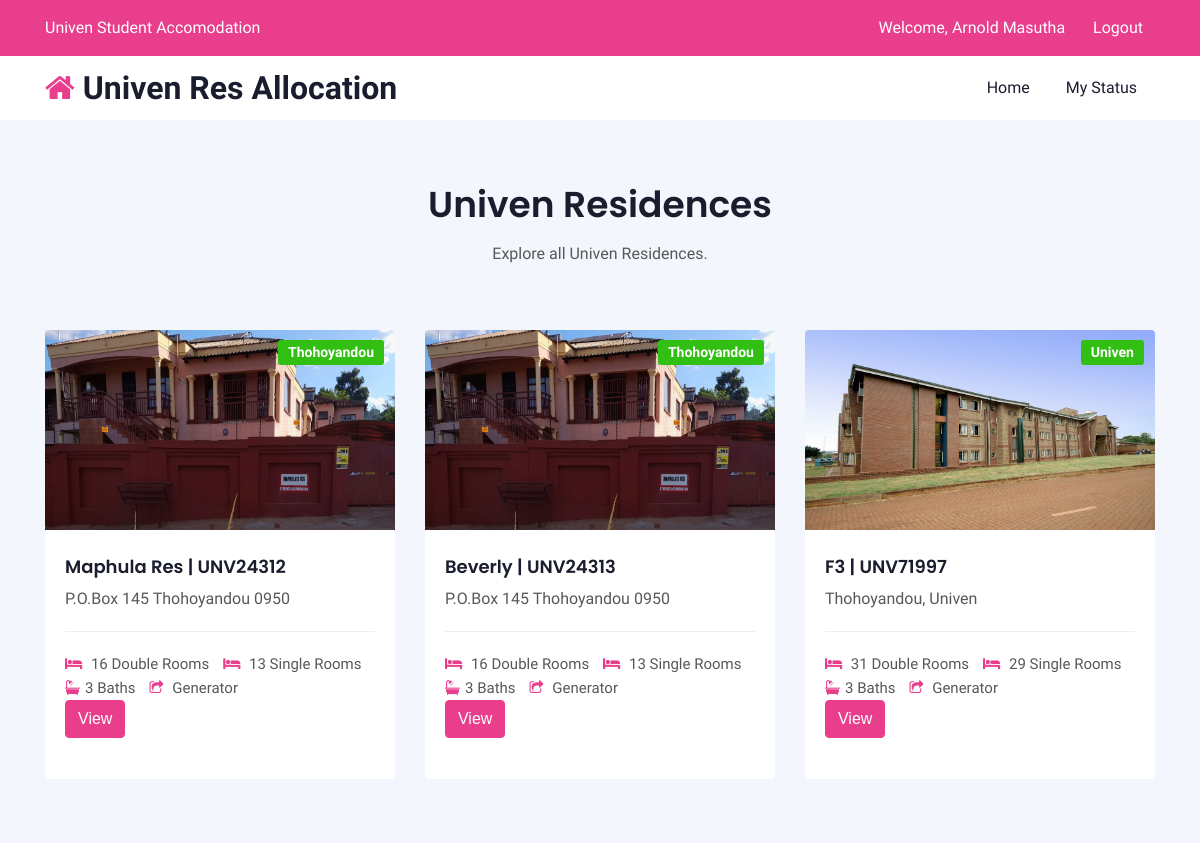
Screenshot of /home.php (signed in) with the database file from the repository.
### tables this page shows
CREATE TABLE `residences` (
  `id` int(11) NOT NULL,
  `residenceId` varchar(10) NOT NULL,
  `resName` varchar(100) NOT NULL,
  `address` varchar(200) NOT NULL,
  `location` varchar(100) NOT NULL,
  `rooms` int(11) NOT NULL,
  `singlesRoom` int(11) NOT NULL,
  `doubleRoom` int(11) NOT NULL,
  `buses` tinyint(1) NOT NULL,
  `extras` text DEFAULT NULL,
  `mainImage` varchar(200) NOT NULL,
  `otherImages` text DEFAULT NULL,
  `rules` text DEFAULT NULL,
  `contact` varchar(255) NOT NULL,
  `date_created` timestamp NOT NULL DEFAULT current_timestamp() ON UPDATE current_timestamp()
);

### home.php (the view, shortened to what this page needs)
<?php
$user = $_SESSION['user'];
?>
<!doctype html>
<html lang="en">
<head>
    <link rel="stylesheet" href="assets/css/style-starter.css">
</head>
<body>
<section class="w3l-top-menu-1">
    <div class="top-hd">
        <div class="container">
            <header class="row">
                <div class="social-top col-lg-3 col-6">
                    <li>Univen Student Accomodation</li>
                </div>
                <div class="accounts col-lg-9 col-6">
                    <li class="top_li">Welcome, <?php echo $user['fname'] . ' ' . $user['lname']; ?></li>
                    <li class="top_li2"><a href="logout">Logout</a></li>
                </div>
            </header>
        </div>
    </div>
</section>
<section class="w3l-bootstrap-header">
    <nav class="navbar navbar-expand-lg navbar-light py-lg-2 py-2">
        <div class="container">
            <a class="navbar-brand" href="home"><span class="fa fa-home"></span> Univen Res Allocation</a>
            <div class="collapse navbar-collapse" id="navbarSupportedContent">
                <ul class="navbar-nav ml-auto">
                    <li class="nav-item">
                        <a class="nav-link" href="home">Home</a>
                    </li>
                    <li class="nav-item">
                        <a class="nav-link" href="" data-bs-toggle="tooltip" data-bs-placement="top" title="Check Status" data-toggle="modal" data-target="#status">My status</a>
                    </li>
                </ul>
            </div>
        </div>
    </nav>
</section>
<section class="grids-4" id="properties">
    <div id="grids4-block" class="py-5">
        <div class="container py-md-3">
            <div class="heading text-center mx-auto">
                <h3 class="head">Univen Residences</h3>
                <p class="my-3 head"> Explore all Univen Residences.</p>
            </div>
            <div class="row mt-5 pt-3">
                <?php
                $servername = "localhost";
                $username = "root";
                $password = "";
                $dbname = "student_allocation";
                $conn = new mysqli($servername, $username, $password, $dbname);
                $sql = "SELECT * FROM residences";
                $result = $conn->query($sql);
                if ($result->num_rows > 0) {
                    while ($row = $result->fetch_assoc()) {
                        echo '
            <div class="grids4-info  col-lg-4 col-md-6">
                <a href="#"><img src="admin/' . $row['mainImage'] . '" class="img-fluid" alt="" style="height:200px;width:100%;"></a>
                <ul class="location-top">
                    <li class="open-1">' . $row['location'] . '</li>
                </ul>
                <div class="info-bg">
                    <h5><a href="#">' . $row['resName'] . ' | ' . $row['residenceId'] . '</a></h5>
                    <p>' . $row['address'] . '</p>
                    <ul>
                        <li><span class="fa fa-bed"></span> ' . $row['doubleRoom'] . ' Double Rooms</li>
                        <li><span class="fa fa-bed"></span> ' . $row['singlesRoom'] . ' Single Rooms</li>
                        <li><span class="fa fa-bath"></span>3 Baths</li>
                        <li><span class="fa fa-share-square-o"></span> ' . ($row['extras'] == '1' ? 'Generator' : 'Generator') . '</li>
                    </ul>
                    <div class="form-group">
                    <a href="res-single.php?residenceId=' . $row['residenceId'] . '" class="btn btn-success">View</a>
                </div>
                </div>
            </div>';
                    }
                } else {
                    echo "0 results";
                }
                ?>
            </div>
        </div>
    </div>
</section>
</body>
</html>

### rows the page displays
residences: mainImage (picture), location "Thohoyandou", resName "Maphula Res", residenceId "UNV24312", address "P.O.Box 145 Thohoyandou 0950", doubleRoom "16", singlesRoom "13", extras "Generator"
residences: mainImage (picture), location "Thohoyandou", resName "Beverly", residenceId "UNV24313", address "P.O.Box 145 Thohoyandou 0950", doubleRoom "16", singlesRoom "13", extras "Generator"
residences: mainImage (picture), location "Univen", resName "F3", residenceId "UNV71997", address "Thohoyandou, Univen", doubleRoom "31", singlesRoom "29", extras "Generator"

### other values shown
$user['fname'] "Arnold"
$user['lname'] "Masutha"
